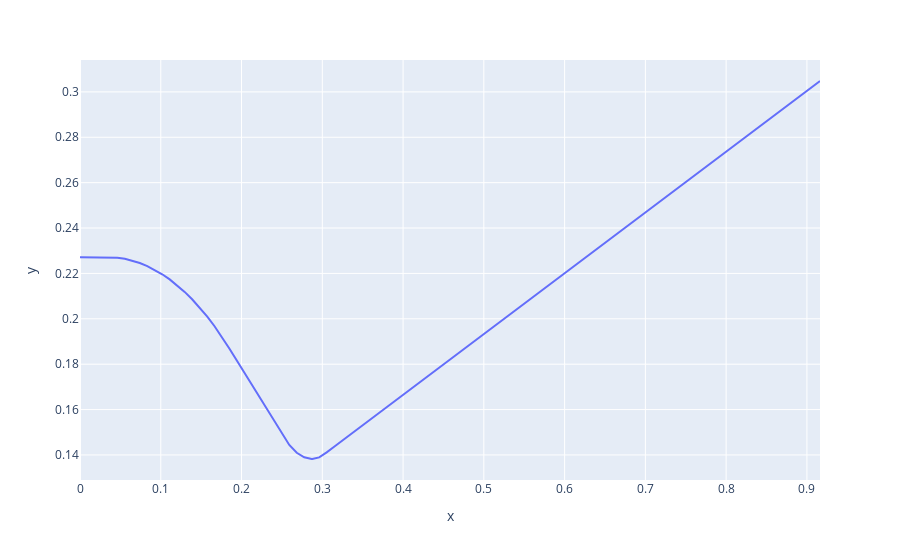

Notebook cell for this chart:
### Code cell
Lstar = ureg.convert(36, "in", "m")
contraction_ratio = (1.643* ureg.convert(5.4417, "in", "m"))**2 /(ureg.convert(5.4417, "in", "m"))**2

contour_list = test_engine.conical_contour(Lstar, contraction_ratio, length_parameter= 'characteristic length', fidelity=100)
contour_df = pd.DataFrame(contour_list, columns=["x", "y"])
fig = px.line(contour_df, x="x", y="y")
fig.update_yaxes(range=[0,None])
# print(contour_df)
